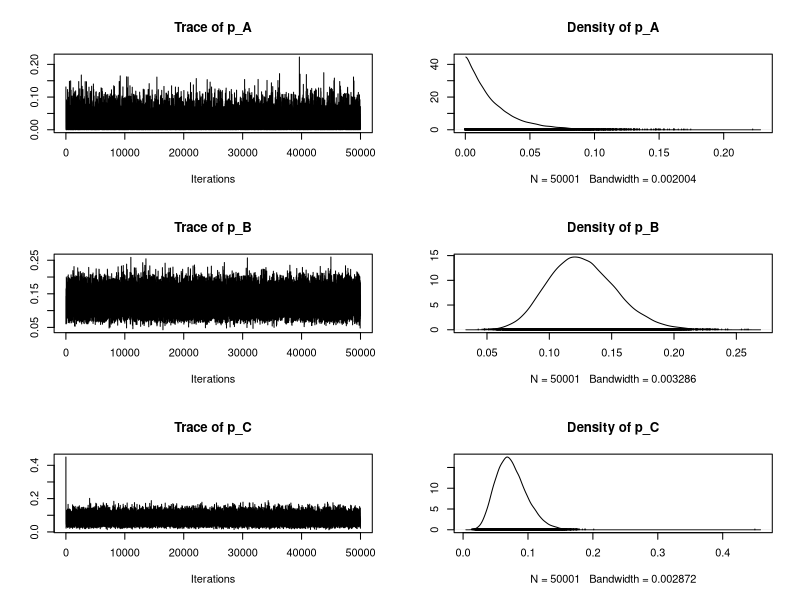
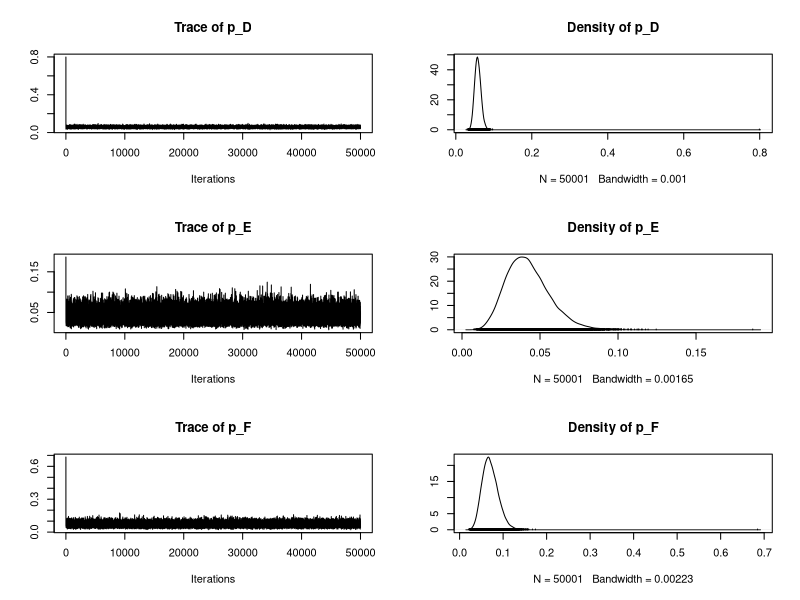
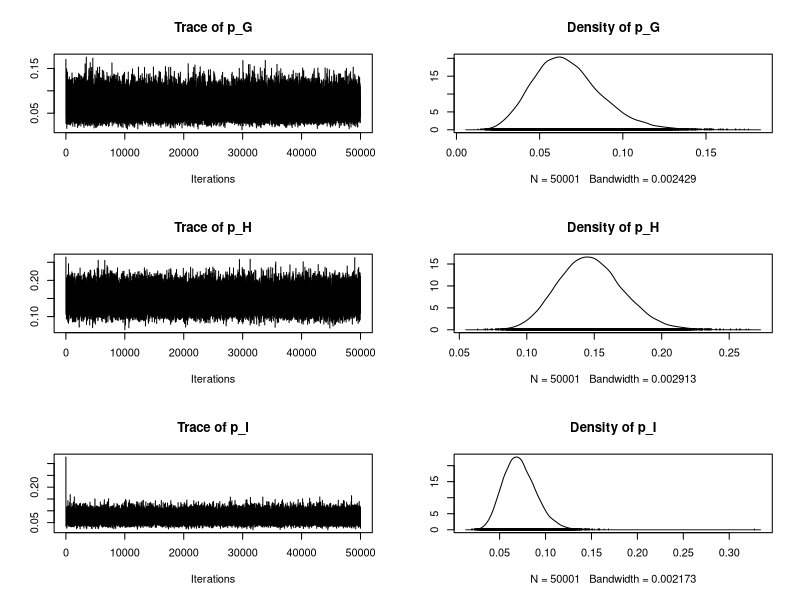
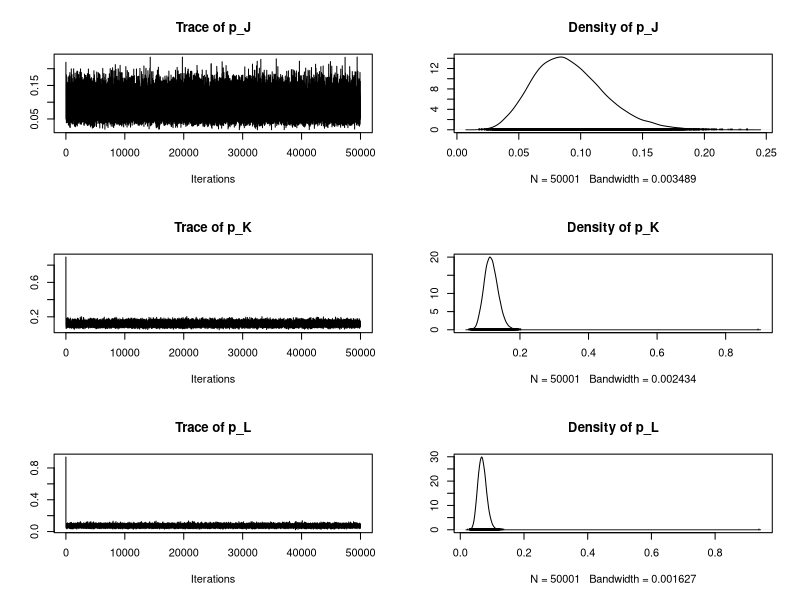

The R source for these figures, in order:
## ---- chunk 1
N <- 12                                              # Number of hospitals
n <- c(47, 148, 119, 810, 211, 196, 148, 215, 207,   # Number of cardiac surgery
       97, 256, 360)
r <- c(0, 18, 8, 46, 8, 13, 9, 31, 14, 8, 29, 24)    # Number of death
## ---- chunk 2
# N, n, r are settings from the data

model_1 <- function(N, n, r, nchain){
  ## Initialization
  chain <- matrix(NA, nchain+1, N)
  colnames(chain) <- c("p_A", "p_B", "p_C", "p_D", "p_E", "p_F", "p_G", "p_H",
                       "p_I", "p_J", "p_K", "p_L")      # p for the N hospitals
  ## Prior distribution for p
  chain[1,] <- rbeta(N, shape1=1, shape2=1)
  for(k in 1:nchain){
    p <- rep(NA, N)
    for(i in 1:N){
      p[i] <- rbeta(1, shape1=r[i]+1, shape2=n[i]-r[i]+1)
    }
    chain[k+1,] <- p
  }
  return(chain)
}
## ---- chunk 3
chain_1 <- model_1(N, n, r, nchain=50000)
## ---- chunk 4
library(coda)
plot(mcmc(chain_1))
## ---- chunk 5
### Results added by Margot
chain_1 <- chain_1[1001:11001,]
res = data.frame(
  mean = round(apply(chain_1, 2, mean), 4),
  sd = round(apply(chain_1, 2, sd), 4)
)
print(res)
## ---- chunk 6
b <- c(0.1, 0.1, 0.1, 0.1, 0.1, 0.1, 0.1, 0.1, 0.1, 0.1, 0.1, 0.1)
sigmasq <- 1
mu <- 0
## ---- chunk 7
# N, n, r are settings from the data
# b, sigmasq, mu are settings for the initialization

model_2 <- function(N, n, r, b, sigmasq, mu, nchain){
  ## Hyperparameters
  mu.sigma2 <- .000001
  tau.alpha <- .001
  tau.beta <- .001
  ## Initialization
  tau <- 1/sigmasq^2
  chain <- matrix(NA, nchain+1, N+3)
  colnames(chain) <- c("p_A", "p_B", "p_C", "p_D", "p_E", "p_F", "p_G", "p_H",
                       "p_I", "p_J", "p_K", "p_L", "mu", "sigma", "pop.mean")       # p for the N hospitals
  ## Prior distribution for p and others settings
  chain[1, 1:N] <- rbeta(N, shape1=1, shape2=1)
  chain[1, N+1] <- mu
  chain[1, N+2] <- tau
  chain[1, N+3] <- exp(mu)/(1+exp(mu))
  for(k in 1:nchain){
    b <- rep(NA, N)
    mu.mean <- mu.sigma2 / (1+N*tau*mu.sigma2)
    mu.var <- tau*mu.sigma2*sum(b) / (1+N*tau*mu.sigma2)
    mu <- rnorm(n=1, mean=mu.mean, sd=sqrt(mu.var))
    tau.shape <- tau.alpha + N/2
    tau.rate <- tau.beta + .5*sum((b-mu)**2)
    tau <- rgamma(n=1, shape=tau.shape, rate=tau.rate)
    sigma.update <- 1/sqrt(tau)
    #for(i in 1:N){
    #  b[i] <- ???                              # Metropolis-Hastings algorithm
    #}
    p <- exp(p)/(1 + exp(b))                    # inverse of the logit function
    chain[k+1, 1:N] <- p
    chain[1, N+1] <- mu
    chain[1, N+2] <- sigma
    chain[1, N+3] <- exp(mu)/(1+exp(mu))
  }
  return(chain)
}
